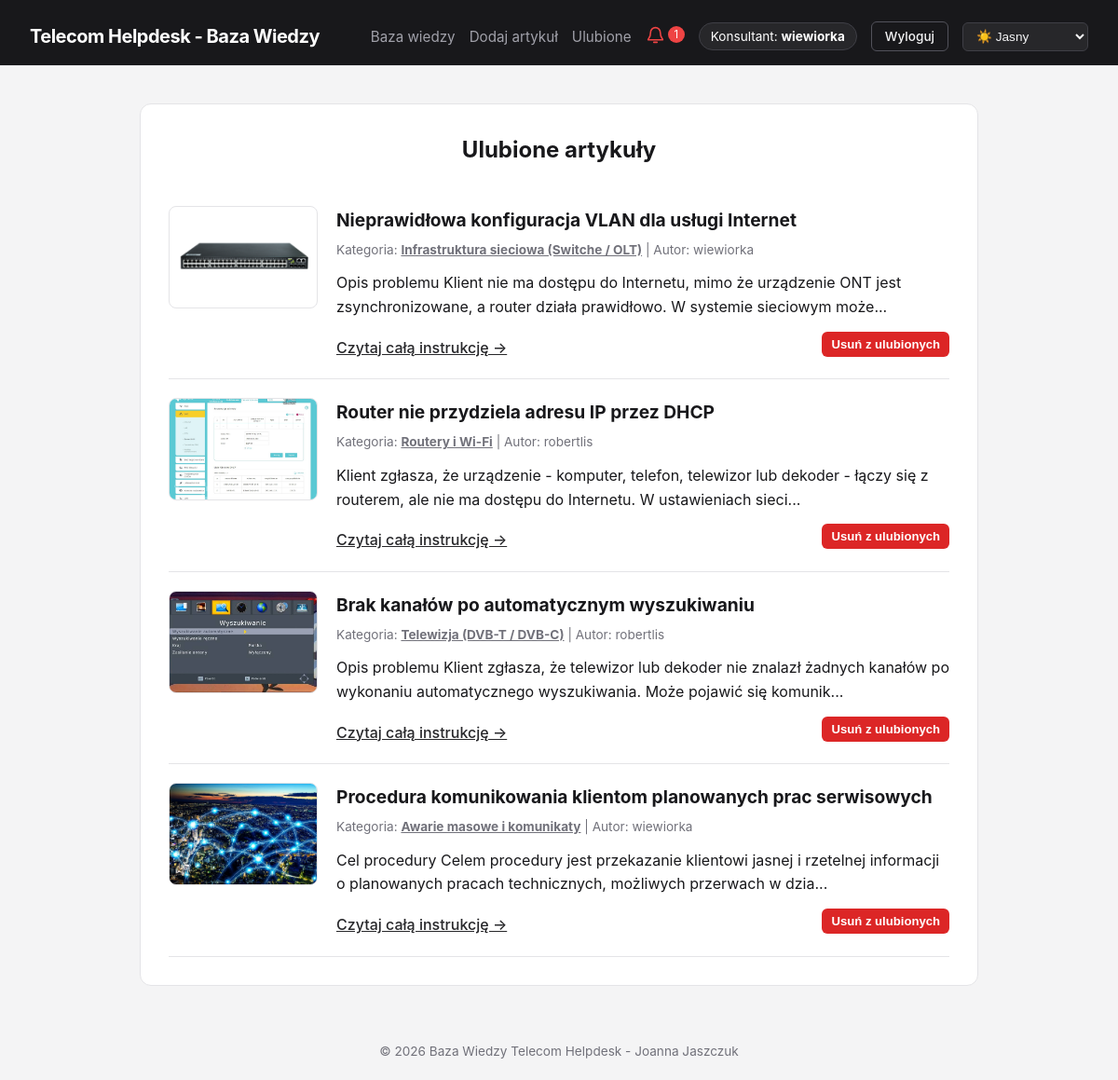
The app's page /favorites.php (signed in) with its own data.
### tables this page shows
CREATE TABLE `articles` (
  `id` int(11) NOT NULL,
  `title` varchar(255) NOT NULL,
  `content` text NOT NULL,
  `image` varchar(255) DEFAULT NULL,
  `category_id` int(11) NOT NULL,
  `user_id` int(11) NOT NULL,
  `is_pinned` tinyint(1) NOT NULL DEFAULT 0,
  `is_archived` tinyint(1) NOT NULL DEFAULT 0,
  `created_at` timestamp NOT NULL DEFAULT current_timestamp()
);

CREATE TABLE `categories` (
  `id` int(11) NOT NULL,
  `name` varchar(100) NOT NULL
);

CREATE TABLE `users` (
  `id` int(11) NOT NULL,
  `username` varchar(50) NOT NULL,
  `password` varchar(255) NOT NULL,
  `role` varchar(20) NOT NULL DEFAULT 'user',
  `is_active` tinyint(1) NOT NULL DEFAULT 1,
  `created_at` timestamp NOT NULL DEFAULT current_timestamp()
);

### favorites.php (the view, shortened to what this page needs)
<?php
require_once 'includes/db.php';
$stmt = $pdo->prepare(
    'SELECT a.*, c.name AS category_name, u.username
     FROM favorites f
     JOIN articles a ON a.id = f.article_id
     JOIN categories c ON c.id = a.category_id
     JOIN users u ON u.id = a.user_id
     WHERE f.user_id = ?
     ORDER BY f.created_at DESC'
);
$stmt->execute([$_SESSION['user_id']]);
$articles = $stmt->fetchAll();
require_once 'includes/header.php';
?>
<h2 class="page-heading">Ulubione artykuły</h2>
<?php if (empty($articles)): ?>
    <p class="empty-state">Nie masz jeszcze zapisanych ulubionych artykułów.</p>
<?php else: ?>
    <div class="articles-list">
        <?php foreach ($articles as $article): ?>
            <article class="article-card">
                <?php if (!empty($article['image']) && file_exists('uploads/' . $article['image'])): ?>
                    <div class="article-thumbnail">
                        <a href="article.php?id=<?= $article['id'] ?>">
                            <img src="uploads/<?= htmlspecialchars($article['image']) ?>" alt="<?= htmlspecialchars($article['title']) ?>">
                        </a>
                    </div>
                <?php endif; ?>
                <div class="article-body">
                    <h3><a href="article.php?id=<?= $article['id'] ?>"><?= htmlspecialchars($article['title']) ?></a></h3>
                    <p class="article-meta">
                        Kategoria: <a class="category-link" href="index.php?cat=<?= $article['category_id'] ?>"><strong><?= htmlspecialchars($article['category_name']) ?></strong></a>
                        | Autor: <?= htmlspecialchars($article['username']) ?>
                    </p>
                    <p><?= htmlspecialchars(mb_substr($article['content'], 0, 150)) ?>...</p>
                    <div class="favorite-actions">
                        <a href="article.php?id=<?= $article['id'] ?>" class="read-more">Czytaj całą instrukcję &rarr;</a>
                        <form method="POST" action="article.php?id=<?= $article['id'] ?>">
                            <button type="submit" class="danger-button">Usuń z ulubionych</button>
                        </form>
                    </div>
                </div>
            </article>
        <?php endforeach; ?>
    </div>
<?php endif; ?>
<?php require_once 'includes/footer.php'; ?>

### assets/css/style.css (style rules this page uses)
:root, [data-theme="light"] { --bg-main: #f4f4f5; --bg-card: #ffffff; --bg-header: #18181b; --text-main: #18181b; --text-muted: #71717a; --border-color: #e4e4e7; --accent: #27272a; --accent-hover: #3f3f46; --accent-text: #ffffff; }
* { box-sizing: border-box; margin: 0; padding: 0; }
body, .container, .main-header, .article-card, button, input, select, textarea { transition: background-color 0.25s ease, color 0.25s ease, border-color 0.25s ease; }
body { font-family: -apple-system, BlinkMacSystemFont, "Segoe UI", Roboto, sans-serif; background-color: var(--bg-main); color: var(--text-main); line-height: 1.6; min-height: 100vh; display: flex; flex-direction: column; }
button { background-color: var(--accent); color: var(--accent-text); padding: 9px 16px; border: none; border-radius: 6px; font-weight: 600; font-size: 0.9rem; cursor: pointer; text-decoration: none; display: inline-block; }
a { color: var(--accent); }
.category-link { color: var(--text-muted); }
.auth-heading, .auth-switch, .page-heading { text-align: center; }
.page-heading { margin-bottom: 20px; }
.favorite-actions { display: flex; align-items: center; justify-content: space-between; gap: 12px; flex-wrap: wrap; margin-top: 10px; }
.favorite-actions form { margin-left: auto; }
.danger-button { background: #dc2626; color: #fff; padding: 6px 10px; font-size: 0.82rem; }
.article-card { display: flex; gap: 20px; align-items: flex-start; padding: 20px 0; border-bottom: 1px solid var(--border-color); }
.article-thumbnail { flex-shrink: 0; width: 160px; height: 110px; border-radius: 8px; overflow: hidden; border: 1px solid var(--border-color); }
.article-thumbnail img { width: 100%; height: 100%; object-fit: cover; display: block; }
.article-body { flex: 1; }
.article-body h3 a { color: var(--text-main); text-decoration: none; font-size: 1.2rem; }
.article-meta { font-size: 0.85rem; color: var(--text-muted); margin: 6px 0 12px 0; }
.read-more { display: inline-block; margin-top: 8px; font-weight: 500; }

### records on screen
articles: image (picture), title "Nieprawidłowa konfiguracja VLAN dla usługi Internet", category.name "Infrastruktura sieciowa (Switche / OLT)", user.username "wiewiorka", content "Opis problemu Klient nie ma dostępu do Internetu, mimo że urządzenie ONT jest zsynchronizowane, a router działa prawidłowo. W systemie sieciowym może"
articles: image (picture), title "Router nie przydziela adresu IP przez DHCP", category.name "Routery i Wi-Fi", user.username "robertlis", content "Klient zgłasza, że urządzenie - komputer, telefon, telewizor lub dekoder - łączy się z routerem, ale nie ma dostępu do Internetu. W ustawieniach sieci"
articles: image (picture), title "Brak kanałów po automatycznym wyszukiwaniu", category.name "Telewizja (DVB-T / DVB-C)", user.username "robertlis", content "Opis problemu Klient zgłasza, że telewizor lub dekoder nie znalazł żadnych kanałów po wykonaniu automatycznego wyszukiwania. Może pojawić się komunik"
articles: image (picture), title "Procedura komunikowania klientom planowanych prac serwisowych", category.name "Awarie masowe i komunikaty", user.username "wiewiorka", content "Cel procedury Celem procedury jest przekazanie klientowi jasnej i rzetelnej informacji o planowanych pracach technicznych, możliwych przerwach w dzia"

### other values on screen
$unreadNotifications "1"
$_SESSION['username'] "wiewiorka"
